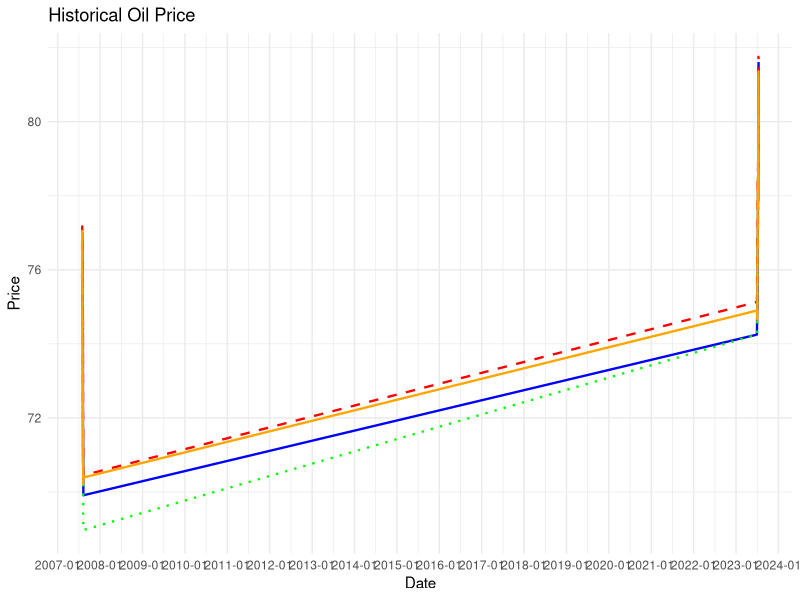

R code for this plot:
# Install and load the required packages
install.packages("tidyverse")
library(tidyverse)

# Create a data frame with the provided data
oil_df <- tibble(
  Date = as.Date(c(
    "2007-07-30", "2007-07-31", "2007-08-01", "2007-08-02", "2007-08-03",
    "2007-08-06", "2007-08-07", "2007-08-08", "2007-08-09", "2007-08-10",
    "2023-06-30", "2023-07-03", "2023-07-05", "2023-07-06", "2023-07-07",
    "2023-07-10", "2023-07-11", "2023-07-12", "2023-07-13", "2023-07-14"
  )),
  Open = c(
    75.85, 75.70, 77.00, 75.22, 75.39,
    74.54, 70.80, 71.44, 70.91, 69.91,
    74.25, 75.13, 74.94, 76.54, 76.48,
    78.49, 77.86, 79.28, 80.15, 81.61
  ),
  High = c(
    76.53, 77.17, 77.06, 76.21, 76.00,
    74.60, 72.01, 72.03, 71.08, 70.45,
    75.13, 76.58, 76.94, 77.08, 78.53,
    78.78, 79.50, 80.57, 81.75, 81.69
  ),
  Low = c(
    75.44, 75.67, 74.86, 74.27, 74.53,
    70.87, 70.56, 70.66, 69.27, 68.97,
    74.25, 74.58, 74.78, 75.01, 76.02,
    77.34, 77.64, 79.22, 79.87, 79.57
  ),
  Close = c(
    75.74, 77.05, 75.35, 75.76, 74.75,
    71.17, 71.80, 70.99, 70.21, 70.39,
    74.90, 74.65, 76.65, 76.52, 78.47,
    77.69, 79.40, 80.11, 81.36, 79.87
  )
)

# Create the line plot
ggplot(oil_df, aes(x = Date)) +
  geom_line(aes(y = Open), color = "blue", linetype = "solid", size = 0.8) +
  geom_line(aes(y = High), color = "red", linetype = "dashed", size = 0.8) +
  geom_line(aes(y = Low), color = "green", linetype = "dotted", size = 0.8) +
  geom_line(aes(y = Close), color = "orange", linetype = "solid", size = 0.8) +
  labs(title = "Historical Oil Price",
       x = "Date", y = "Price") +
  scale_x_date(date_labels = "%Y-%m", date_breaks = "1 year") +
  theme_minimal()
